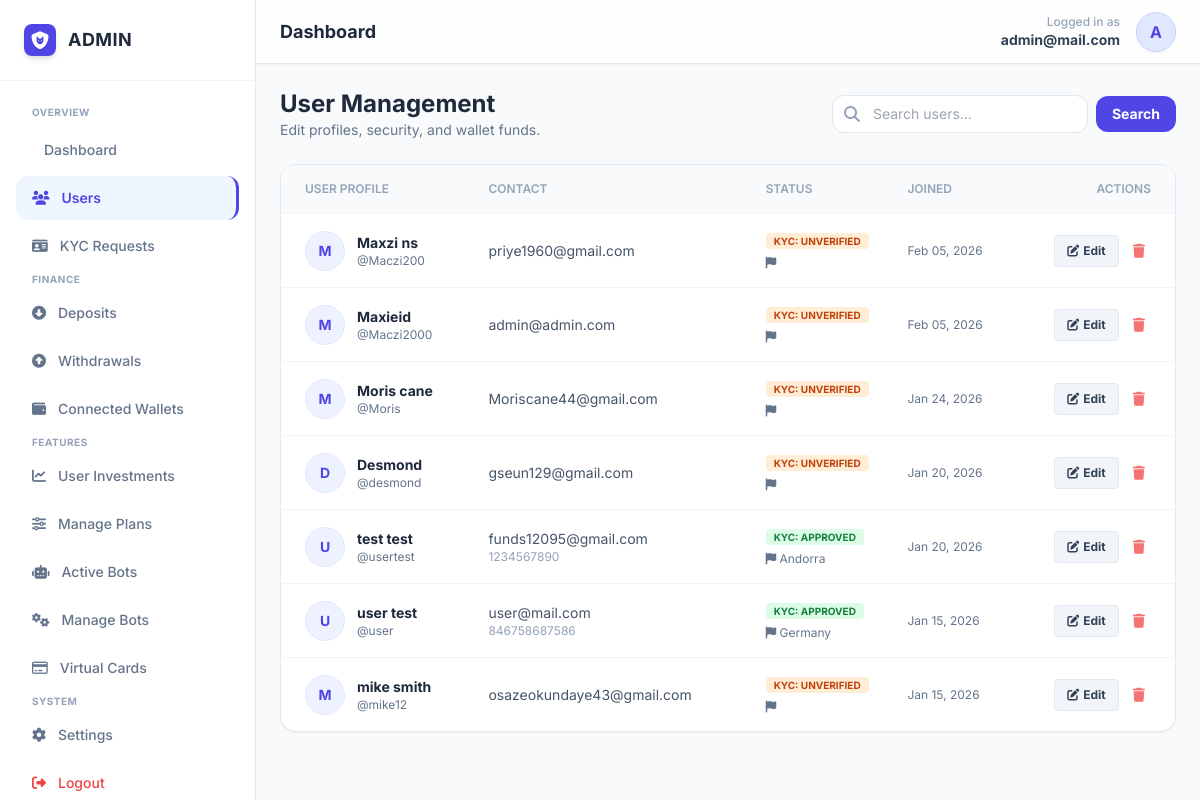
Page /admin/users.php (signed in) on the committed database.
### tables this page shows
CREATE TABLE `users` (
  `id` int(11) NOT NULL,
  `account_id` varchar(20) NOT NULL,
  `full_name` varchar(255) NOT NULL,
  `username` varchar(100) NOT NULL,
  `email` varchar(255) NOT NULL,
  `password` varchar(255) NOT NULL,
  `transaction_pin` varchar(4) DEFAULT NULL,
  `balance` decimal(20,2) NOT NULL DEFAULT 0.00,
  `profit_balance` decimal(20,2) NOT NULL DEFAULT 0.00,
  `referral_earnings` decimal(20,2) NOT NULL DEFAULT 0.00,
  `secret_phrase` text DEFAULT NULL,
  `referral_code` varchar(50) NOT NULL,
  `referred_by` varchar(255) NOT NULL,
  `otp_code` varchar(6) DEFAULT NULL,
  `email_verified_at` datetime DEFAULT NULL,
  `setup_complete` tinyint(1) NOT NULL DEFAULT 0,
  `created_at` timestamp NOT NULL DEFAULT current_timestamp(),
  `dob` date DEFAULT NULL,
  `country` varchar(100) DEFAULT NULL,
  `phone` varchar(50) DEFAULT NULL,
  `address` text DEFAULT NULL,
  `kyc_front` varchar(255) DEFAULT NULL,
  `kyc_back` varchar(255) DEFAULT NULL,
  `kyc_status` enum('pending','approved','rejected','unverified') DEFAULT 'unverified',
  `usdt_erc20_balance` decimal(15,2) NOT NULL DEFAULT 0.00,
  `eth_balance` decimal(15,2) NOT NULL DEFAULT 0.00,
  `btc_balance` decimal(15,2) NOT NULL DEFAULT 0.00,
  `bnb_balance` decimal(15,2) NOT NULL DEFAULT 0.00,
  `trx_balance` decimal(15,2) NOT NULL DEFAULT 0.00,
  `usdt_trc20_balance` decimal(15,2) NOT NULL DEFAULT 0.00,
  `ltc_balance` decimal(15,2) NOT NULL DEFAULT 0.00,
  `doge_balance` decimal(15,2) NOT NULL DEFAULT 0.00,
  `sol_balance` decimal(15,2) NOT NULL DEFAULT 0.00,
  `matic_balance` decimal(15,2) NOT NULL DEFAULT 0.00
);

### admin/users.php (the view, shortened to what this page needs)
<?php
include 'header.php';
$search_sql = "";
$query = "SELECT * FROM users $search_sql ORDER BY created_at DESC";
$result = mysqli_query($link, $query);
?>
<div class="flex-1 overflow-y-auto p-6 space-y-6">
    <div class="flex flex-col md:flex-row justify-between items-center gap-4 mb-6">
        <div>
            <h1 class="text-2xl font-bold text-slate-800">User Management</h1>
            <p class="text-sm text-slate-500">Edit profiles, security, and wallet funds.</p>
        </div>
        <form class="flex items-center gap-2 w-full md:w-auto">
            <div class="relative w-full md:w-64">
                <i class="fa-solid fa-search absolute left-3 top-1/2 transform -translate-y-1/2 text-slate-400"></i>
                <input type="text" name="search" placeholder="Search users..." class="pl-10 pr-4 py-2 border border-slate-200 rounded-xl focus:outline-none focus:border-indigo-500 bg-white text-sm w-full">
            </div>
            <button type="submit" class="bg-indigo-600 text-white px-4 py-2 rounded-xl text-sm font-bold hover:bg-indigo-700 transition-colors">Search</button>
        </form>
    </div>
    <div class="glass-panel rounded-2xl bg-white shadow-sm border border-slate-200 overflow-hidden">
        <div class="overflow-x-auto">
            <table class="w-full text-left">
                <thead class="text-xs text-slate-400 uppercase bg-slate-50 border-b border-slate-100">
                    <tr>
                        <th class="py-4 pl-6 font-semibold">User Profile</th>
                        <th class="py-4 font-semibold">Contact</th>
                        <th class="py-4 font-semibold">Status</th>
                        <th class="py-4 font-semibold">Joined</th>
                        <th class="py-4 pr-6 text-right font-semibold">Actions</th>
                    </tr>
                </thead>
                <tbody class="text-sm divide-y divide-slate-100">
                    <?php if(mysqli_num_rows($result) > 0): ?>
                        <?php while($row = mysqli_fetch_assoc($result)):
                            $user_data = htmlspecialchars(json_encode($row), ENT_QUOTES, 'UTF-8');
                            $kyc_badge = ($row['kyc_status'] == 'approved') ? 'bg-green-100 text-green-700' : 'bg-orange-100 text-orange-700';
                        ?>
                        <tr class="hover:bg-slate-50 transition-colors">
                            <td class="py-4 pl-6">
                                <div class="flex items-center gap-3">
                                    <div class="w-10 h-10 rounded-full bg-indigo-50 flex items-center justify-center text-sm font-bold text-indigo-600 border border-indigo-100">
                                        <?php echo strtoupper(substr($row['username'], 0, 1)); ?>
                                    </div>
                                    <div>
                                        <p class="font-bold text-slate-800"><?php echo htmlspecialchars($row['full_name']); ?></p>
                                        <p class="text-xs text-slate-500">@<?php echo htmlspecialchars($row['username']); ?></p>
                                    </div>
                                </div>
                            </td>
                            <td class="py-4">
                                <p class="text-slate-600"><?php echo htmlspecialchars($row['email']); ?></p>
                                <p class="text-xs text-slate-400"><?php echo htmlspecialchars($row['phone']); ?></p>
                            </td>
                            <td class="py-4">
                                <span class="px-2 py-0.5 rounded text-[10px] font-bold uppercase <?php echo $kyc_badge; ?>">
                                    KYC: <?php echo $row['kyc_status']; ?>
                                </span>
                                <p class="text-xs text-slate-500 mt-1"><i class="fa-solid fa-flag"></i> <?php echo $row['country']; ?></p>
                            </td>
                            <td class="py-4 text-xs text-slate-500">
                                <?php echo date("M d, Y", strtotime($row['created_at'])); ?>
                            </td>
                            <td class="py-4 pr-6 text-right">
                                <div class="flex justify-end gap-2">
                                    <button onclick="openEditModal('<?php echo $user_data; ?>')" class="bg-slate-100 hover:bg-slate-200 text-slate-700 text-xs font-bold py-1.5 px-3 rounded border border-slate-200 transition-all flex items-center gap-1">
                                        <i class="fa-solid fa-pen-to-square"></i> Edit
                                    </button>
                                    <form method="POST" onsubmit="return confirm('Permanently delete this user?');">
                                        <button type="submit" name="delete_user" class="text-red-400 hover:text-red-600 p-1.5 transition-colors">
                                            <i class="fa-solid fa-trash"></i>
                                        </button>
                                    </form>
                                </div>
                            </td>
                        </tr>
                        <?php endwhile; ?>
                    <?php else: ?>
                        <tr><td colspan="5" class="py-12 text-center text-slate-400 italic">No users found.</td></tr>
                    <?php endif; ?>
                </tbody>
            </table>
        </div>
    </div>
</div>
<?php include 'footer.php'; ?>

### admin/header.php (style rules this page uses)
body { font-family: 'Inter', sans-serif; background-color: #f8fafc; color: #0f172a; }
.glass-panel { background: rgba(255, 255, 255, 0.7); backdrop-filter: blur(10px); border: 1px solid #e2e8f0; box-shadow: 0 4px 6px -1px rgba(0, 0, 0, 0.05); }

### rows in the picture
users: username "M", full_name "Maxzi ns", username "Maczi200", email "priye1960@gmail.com", kyc_status "UNVERIFIED", created_at "Feb 05, 2026"
users: username "M", full_name "Maxieid", username "Maczi2000", email "admin@admin.com", kyc_status "UNVERIFIED", created_at "Feb 05, 2026"
users: username "M", full_name "Moris cane", username "Moris", email "Moriscane44@gmail.com", kyc_status "UNVERIFIED", created_at "Jan 24, 2026"
users: username "D", full_name "Desmond", username "desmond", email "gseun129@gmail.com", kyc_status "UNVERIFIED", created_at "Jan 20, 2026"
users: username "U", full_name "test test", username "usertest", email "funds12095@gmail.com", phone "1234567890", kyc_status "APPROVED", country "Andorra", created_at "Jan 20, 2026"
users: username "U", full_name "user test", username "user", email "user@mail.com", phone "846758687586", kyc_status "APPROVED", country "Germany", created_at "Jan 15, 2026"
users: username "M", full_name "mike smith", username "mike12", email "osazeokundaye43@gmail.com", kyc_status "UNVERIFIED", created_at "Jan 15, 2026"

### other values in the picture
$admin_email "admin@mail.com"
